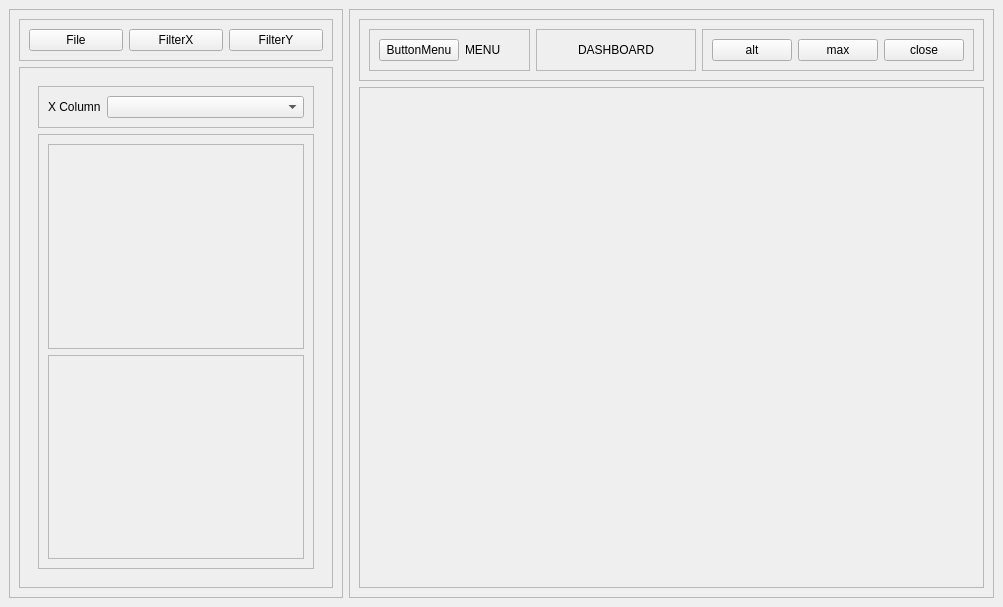
<?xml version="1.0" encoding="UTF-8"?>
<ui version="4.0">
 <class>MainWindow</class>
 <widget class="QMainWindow" name="MainWindow">
  <property name="geometry">
   <rect>
    <x>0</x>
    <y>0</y>
    <width>1003</width>
    <height>607</height>
   </rect>
  </property>
  <property name="windowTitle">
   <string>MainWindow</string>
  </property>
  <widget class="QWidget" name="centralwidget">
   <layout class="QHBoxLayout" name="horizontalLayout">
    <item alignment="Qt::AlignmentFlag::AlignLeft">
     <widget class="QFrame" name="frameLeft">
      <property name="sizePolicy">
       <sizepolicy hsizetype="Preferred" vsizetype="Preferred">
        <horstretch>0</horstretch>
        <verstretch>0</verstretch>
       </sizepolicy>
      </property>
      <property name="frameShape">
       <enum>QFrame::Shape::StyledPanel</enum>
      </property>
      <property name="frameShadow">
       <enum>QFrame::Shadow::Raised</enum>
      </property>
      <layout class="QVBoxLayout" name="verticalLayout">
       <item alignment="Qt::AlignmentFlag::AlignTop">
        <widget class="QFrame" name="frameLeftMenu">
         <property name="frameShape">
          <enum>QFrame::Shape::StyledPanel</enum>
         </property>
         <property name="frameShadow">
          <enum>QFrame::Shadow::Raised</enum>
         </property>
         <layout class="QHBoxLayout" name="horizontalLayout_2">
          <item>
           <widget class="QPushButton" name="buttonFile">
            <property name="text">
             <string>File</string>
            </property>
           </widget>
          </item>
          <item>
           <widget class="QPushButton" name="buttonFilterX">
            <property name="text">
             <string>FilterX</string>
            </property>
           </widget>
          </item>
          <item>
           <widget class="QPushButton" name="buttonFilterY">
            <property name="text">
             <string>FilterY</string>
            </property>
           </widget>
          </item>
         </layout>
        </widget>
       </item>
       <item>
        <widget class="QFrame" name="frameLeftDown">
         <property name="sizePolicy">
          <sizepolicy hsizetype="Preferred" vsizetype="Expanding">
           <horstretch>0</horstretch>
           <verstretch>0</verstretch>
          </sizepolicy>
         </property>
         <property name="frameShape">
          <enum>QFrame::Shape::StyledPanel</enum>
         </property>
         <property name="frameShadow">
          <enum>QFrame::Shadow::Raised</enum>
         </property>
         <layout class="QVBoxLayout" name="verticalLayout_3">
          <item>
           <widget class="QStackedWidget" name="pagesMenu">
            <property name="currentIndex">
             <number>2</number>
            </property>
            <widget class="QWidget" name="pageFile">
             <layout class="QVBoxLayout" name="verticalLayout_4">
              <item alignment="Qt::AlignmentFlag::AlignTop">
               <widget class="QFrame" name="frameTopOfPageFile">
                <property name="frameShape">
                 <enum>QFrame::Shape::StyledPanel</enum>
                </property>
                <property name="frameShadow">
                 <enum>QFrame::Shadow::Raised</enum>
                </property>
                <layout class="QHBoxLayout" name="horizontalLayout_4">
                 <item alignment="Qt::AlignmentFlag::AlignLeft">
                  <widget class="QLabel" name="labelPageFile">
                   <property name="text">
                    <string>File pic</string>
                   </property>
                  </widget>
                 </item>
                 <item alignment="Qt::AlignmentFlag::AlignLeft">
                  <widget class="QPushButton" name="buttonUploadCSV">
                   <property name="text">
                    <string>Upload CSV</string>
                   </property>
                  </widget>
                 </item>
                </layout>
               </widget>
              </item>
              <item>
               <widget class="QFrame" name="frameListWidgetOfPageFile">
                <property name="sizePolicy">
                 <sizepolicy hsizetype="Preferred" vsizetype="Expanding">
                  <horstretch>0</horstretch>
                  <verstretch>0</verstretch>
                 </sizepolicy>
                </property>
                <property name="frameShape">
                 <enum>QFrame::Shape::StyledPanel</enum>
                </property>
                <property name="frameShadow">
                 <enum>QFrame::Shadow::Raised</enum>
                </property>
                <layout class="QVBoxLayout" name="verticalLayout_5">
                 <item>
                  <widget class="QListWidget" name="listWidgetFiles"/>
                 </item>
                </layout>
               </widget>
              </item>
             </layout>
            </widget>
            <widget class="QWidget" name="pageFilterY">
             <layout class="QVBoxLayout" name="verticalLayout_6">
              <item alignment="Qt::AlignmentFlag::AlignTop">
               <widget class="QFrame" name="frameUpOfPageFilterY">
                <property name="frameShape">
                 <enum>QFrame::Shape::StyledPanel</enum>
                </property>
                <property name="frameShadow">
                 <enum>QFrame::Shadow::Raised</enum>
                </property>
                <layout class="QHBoxLayout" name="horizontalLayout_10">
                 <item>
                  <widget class="QLabel" name="label_2">
                   <property name="text">
                    <string># of Y Datas</string>
                   </property>
                  </widget>
                 </item>
                 <item>
                  <widget class="QSpinBox" name="spinBox"/>
                 </item>
                </layout>
               </widget>
              </item>
              <item>
               <widget class="QFrame" name="frameListWidgetOfPageFilterY">
                <property name="frameShape">
                 <enum>QFrame::Shape::StyledPanel</enum>
                </property>
                <property name="frameShadow">
                 <enum>QFrame::Shadow::Raised</enum>
                </property>
                <layout class="QVBoxLayout" name="verticalLayout_7">
                 <item>
                  <widget class="QListWidget" name="listWidgetFilterY"/>
                 </item>
                </layout>
               </widget>
              </item>
              <item>
               <widget class="QFrame" name="frame_14">
                <property name="sizePolicy">
                 <sizepolicy hsizetype="Preferred" vsizetype="Expanding">
                  <horstretch>0</horstretch>
                  <verstretch>0</verstretch>
                 </sizepolicy>
                </property>
                <property name="frameShape">
                 <enum>QFrame::Shape::StyledPanel</enum>
                </property>
                <property name="frameShadow">
                 <enum>QFrame::Shadow::Raised</enum>
                </property>
               </widget>
              </item>
             </layout>
            </widget>
            <widget class="QWidget" name="pageFilterX">
             <layout class="QVBoxLayout" name="verticalLayout_8">
              <item alignment="Qt::AlignmentFlag::AlignTop">
               <widget class="QFrame" name="frameTopOfPageFilterX">
                <property name="frameShape">
                 <enum>QFrame::Shape::StyledPanel</enum>
                </property>
                <property name="frameShadow">
                 <enum>QFrame::Shadow::Raised</enum>
                </property>
                <layout class="QHBoxLayout" name="horizontalLayout_11">
                 <item alignment="Qt::AlignmentFlag::AlignLeft">
                  <widget class="QLabel" name="label_3">
                   <property name="text">
                    <string>X Column</string>
                   </property>
                  </widget>
                 </item>
                 <item>
                  <widget class="QComboBox" name="comboBox">
                   <property name="sizePolicy">
                    <sizepolicy hsizetype="Expanding" vsizetype="Fixed">
                     <horstretch>0</horstretch>
                     <verstretch>0</verstretch>
                    </sizepolicy>
                   </property>
                  </widget>
                 </item>
                </layout>
               </widget>
              </item>
              <item>
               <widget class="QFrame" name="frameBottomOfFilterX">
                <property name="sizePolicy">
                 <sizepolicy hsizetype="Preferred" vsizetype="Expanding">
                  <horstretch>0</horstretch>
                  <verstretch>0</verstretch>
                 </sizepolicy>
                </property>
                <property name="frameShape">
                 <enum>QFrame::Shape::StyledPanel</enum>
                </property>
                <property name="frameShadow">
                 <enum>QFrame::Shadow::Raised</enum>
                </property>
                <layout class="QVBoxLayout" name="verticalLayout_9">
                 <item>
                  <widget class="QFrame" name="frame_19">
                   <property name="frameShape">
                    <enum>QFrame::Shape::StyledPanel</enum>
                   </property>
                   <property name="frameShadow">
                    <enum>QFrame::Shadow::Raised</enum>
                   </property>
                  </widget>
                 </item>
                 <item>
                  <widget class="QFrame" name="frame_18">
                   <property name="frameShape">
                    <enum>QFrame::Shape::StyledPanel</enum>
                   </property>
                   <property name="frameShadow">
                    <enum>QFrame::Shadow::Raised</enum>
                   </property>
                  </widget>
                 </item>
                </layout>
               </widget>
              </item>
             </layout>
            </widget>
           </widget>
          </item>
         </layout>
        </widget>
       </item>
      </layout>
     </widget>
    </item>
    <item>
     <widget class="QFrame" name="frameRight">
      <property name="sizePolicy">
       <sizepolicy hsizetype="Expanding" vsizetype="Preferred">
        <horstretch>0</horstretch>
        <verstretch>0</verstretch>
       </sizepolicy>
      </property>
      <property name="frameShape">
       <enum>QFrame::Shape::StyledPanel</enum>
      </property>
      <property name="frameShadow">
       <enum>QFrame::Shadow::Raised</enum>
      </property>
      <layout class="QVBoxLayout" name="verticalLayout_2">
       <item alignment="Qt::AlignmentFlag::AlignTop">
        <widget class="QFrame" name="frameRightUp">
         <property name="frameShape">
          <enum>QFrame::Shape::StyledPanel</enum>
         </property>
         <property name="frameShadow">
          <enum>QFrame::Shadow::Raised</enum>
         </property>
         <layout class="QHBoxLayout" name="horizontalLayout_6">
          <item>
           <widget class="QFrame" name="frameRightMenu">
            <property name="frameShape">
             <enum>QFrame::Shape::StyledPanel</enum>
            </property>
            <property name="frameShadow">
             <enum>QFrame::Shadow::Raised</enum>
            </property>
            <layout class="QHBoxLayout" name="horizontalLayout_8">
             <item alignment="Qt::AlignmentFlag::AlignHCenter">
              <widget class="QPushButton" name="buttonMenu">
               <property name="text">
                <string>ButtonMenu</string>
               </property>
              </widget>
             </item>
             <item>
              <widget class="QLabel" name="label_4">
               <property name="text">
                <string>MENU</string>
               </property>
              </widget>
             </item>
            </layout>
           </widget>
          </item>
          <item>
           <widget class="QFrame" name="frameRightDashboard">
            <property name="frameShape">
             <enum>QFrame::Shape::StyledPanel</enum>
            </property>
            <property name="frameShadow">
             <enum>QFrame::Shadow::Raised</enum>
            </property>
            <layout class="QHBoxLayout" name="horizontalLayout_9">
             <item alignment="Qt::AlignmentFlag::AlignHCenter">
              <widget class="QLabel" name="label_5">
               <property name="text">
                <string>DASHBOARD</string>
               </property>
              </widget>
             </item>
            </layout>
           </widget>
          </item>
          <item>
           <widget class="QFrame" name="frameRightButtons">
            <property name="frameShape">
             <enum>QFrame::Shape::StyledPanel</enum>
            </property>
            <property name="frameShadow">
             <enum>QFrame::Shadow::Raised</enum>
            </property>
            <layout class="QHBoxLayout" name="horizontalLayout_7">
             <item>
              <widget class="QPushButton" name="buttonAlt">
               <property name="text">
                <string>alt</string>
               </property>
              </widget>
             </item>
             <item>
              <widget class="QPushButton" name="buttonMaximize">
               <property name="text">
                <string>max</string>
               </property>
              </widget>
             </item>
             <item>
              <widget class="QPushButton" name="buttonClose">
               <property name="text">
                <string>close</string>
               </property>
              </widget>
             </item>
            </layout>
           </widget>
          </item>
         </layout>
        </widget>
       </item>
       <item>
        <widget class="QFrame" name="frameChart">
         <property name="sizePolicy">
          <sizepolicy hsizetype="Preferred" vsizetype="Expanding">
           <horstretch>0</horstretch>
           <verstretch>0</verstretch>
          </sizepolicy>
         </property>
         <property name="frameShape">
          <enum>QFrame::Shape::StyledPanel</enum>
         </property>
         <property name="frameShadow">
          <enum>QFrame::Shadow::Raised</enum>
         </property>
         <layout class="QHBoxLayout" name="horizontalLayout_3"/>
        </widget>
       </item>
      </layout>
     </widget>
    </item>
   </layout>
  </widget>
 </widget>
 <resources/>
 <connections/>
</ui>
